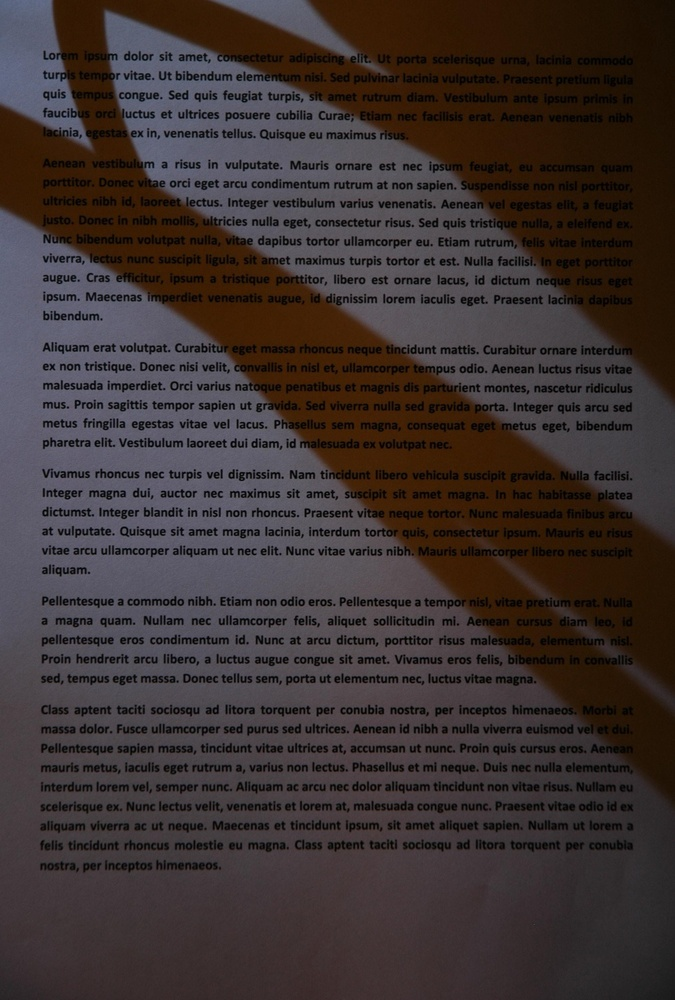
#> input picture sample.jpg, 675 x 1000 px, shrunk from 970 x 1436 before the run
$ python demo_binarization.py
#> lines starting #> are read from the running program, lines starting #| are printed output that depends on the picture; after the words box and inside, x2 and y2 are one past the last pixel; in counts of white or black regions, pixels touching at a corner belong together
import cv2 as cv
import numpy as np

def retina_bina(img, iter_step = 5):
    retina = cv.bioinspired_Retina.create((img.shape[1], img.shape[0]))

    img2 = img[:]
    for i in range(iter_step):
        retina.run(img2)
        img2 = retina.getParvo()

    _, result = cv.threshold(img2, 0, 255, cv.THRESH_OTSU)

    return result


if __name__ == '__main__':
    img = cv.imread("sample.jpg", cv.IMREAD_GRAYSCALE)
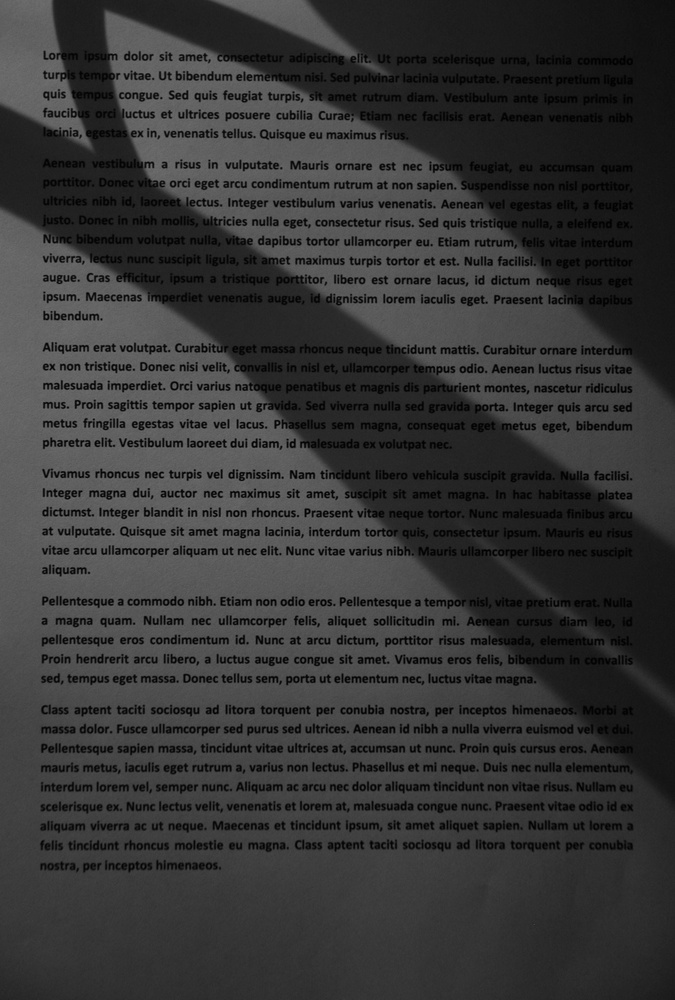
#> img: shape (1000, 675); min 0, max 114, mean 54
    res = retina_bina(img)
#> after the loop in retina_bina, `for i in range(iter_step):`:
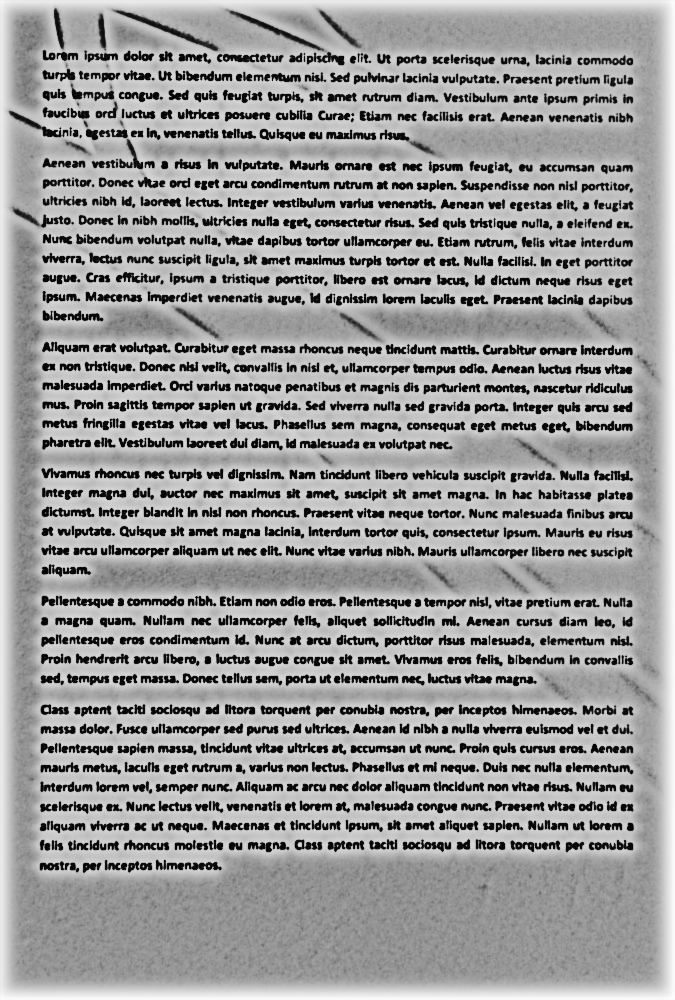
#> img2: shape (1000, 675); min 0, max 255, mean 156.2
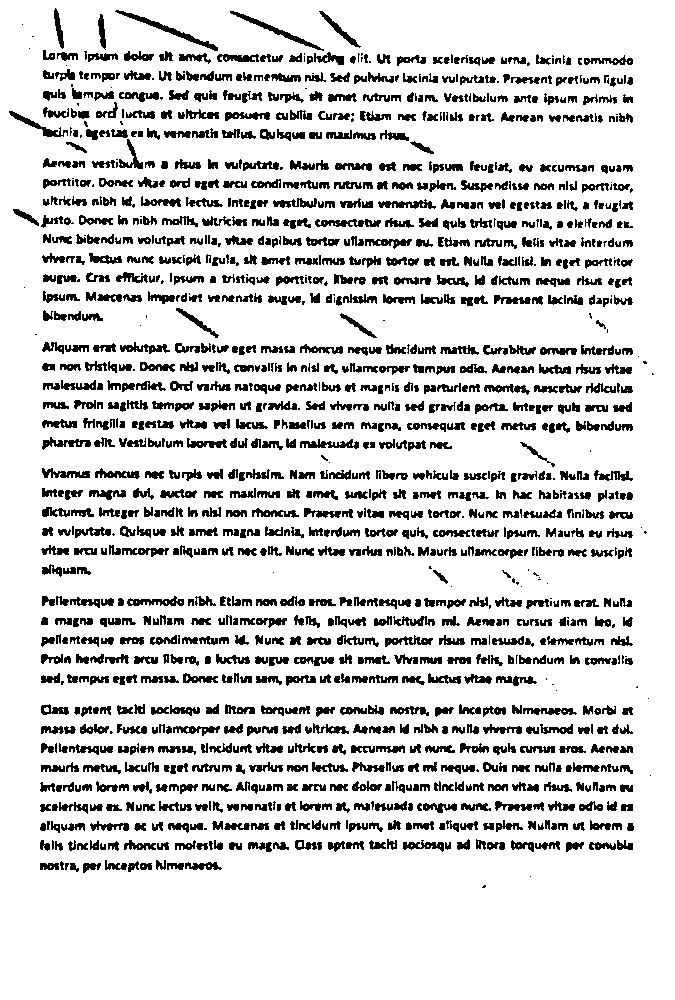
#> res: shape (1000, 675); 84.4% white; 1393 black regions (179 under 20 px), largest, box (x1, y1, x2, y2) and area: (115, 10, 218, 51) 529, (230, 11, 324, 51) 451, (315, 219, 381, 227) 342
    cv.imwrite("result.jpg", res)
    cv.imshow("result", res)
    cv.waitKey(0)
    print("DONE")
